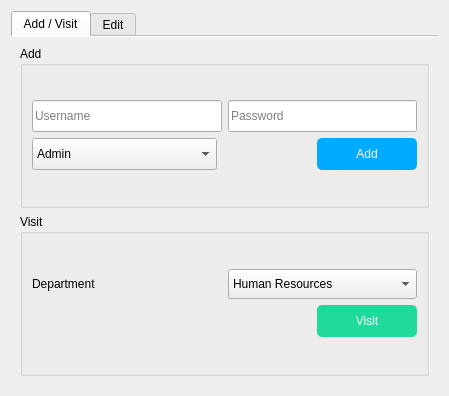
<?xml version="1.0" encoding="UTF-8"?>
<ui version="4.0">
 <class>Admin</class>
 <widget class="QWidget" name="Admin">
  <property name="geometry">
   <rect>
    <x>0</x>
    <y>0</y>
    <width>449</width>
    <height>396</height>
   </rect>
  </property>
  <property name="windowTitle">
   <string>Form</string>
  </property>
  <layout class="QGridLayout" name="gridLayout">
   <item row="0" column="0">
    <widget class="QTabWidget" name="tabWidget">
     <property name="styleSheet">
      <string notr="true">
*
{
font: 75 14pt &quot;Calibri&quot;;
}
QLineEdit
{
font: 12pt &quot;Calibri&quot;;
}
QComboBox
{
font: 12pt &quot;Calibri&quot;;
}</string>
     </property>
     <property name="currentIndex">
      <number>0</number>
     </property>
     <property name="documentMode">
      <bool>true</bool>
     </property>
     <widget class="QWidget" name="tab">
      <attribute name="title">
       <string>Add / Visit</string>
      </attribute>
      <layout class="QGridLayout" name="gridLayout_4">
       <item row="0" column="0">
        <layout class="QVBoxLayout" name="verticalLayout">
         <item>
          <widget class="QGroupBox" name="groupBox">
           <property name="styleSheet">
            <string notr="true"/>
           </property>
           <property name="title">
            <string>Add</string>
           </property>
           <layout class="QGridLayout" name="gridLayout_3">
            <item row="0" column="0">
             <layout class="QVBoxLayout" name="verticalLayout_2">
              <item>
               <layout class="QHBoxLayout" name="horizontalLayout_3">
                <item>
                 <widget class="QLineEdit" name="nameLineEdit">
                  <property name="minimumSize">
                   <size>
                    <width>35</width>
                    <height>32</height>
                   </size>
                  </property>
                  <property name="placeholderText">
                   <string>Username</string>
                  </property>
                 </widget>
                </item>
                <item>
                 <widget class="QLineEdit" name="passLineEdit">
                  <property name="minimumSize">
                   <size>
                    <width>0</width>
                    <height>32</height>
                   </size>
                  </property>
                  <property name="placeholderText">
                   <string>Password</string>
                  </property>
                 </widget>
                </item>
               </layout>
              </item>
              <item>
               <layout class="QHBoxLayout" name="horizontalLayout_4">
                <item>
                 <widget class="QComboBox" name="roleComboBox">
                  <property name="minimumSize">
                   <size>
                    <width>185</width>
                    <height>32</height>
                   </size>
                  </property>
                  <item>
                   <property name="text">
                    <string>Admin</string>
                   </property>
                  </item>
                  <item>
                   <property name="text">
                    <string>HR</string>
                   </property>
                  </item>
                  <item>
                   <property name="text">
                    <string>Sales</string>
                   </property>
                  </item>
                  <item>
                   <property name="text">
                    <string>Workshop</string>
                   </property>
                  </item>
                  <item>
                   <property name="text">
                    <string>Parts Store</string>
                   </property>
                  </item>
                 </widget>
                </item>
                <item>
                 <spacer name="horizontalSpacer_2">
                  <property name="orientation">
                   <enum>Qt::Horizontal</enum>
                  </property>
                  <property name="sizeHint" stdset="0">
                   <size>
                    <width>40</width>
                    <height>20</height>
                   </size>
                  </property>
                 </spacer>
                </item>
                <item>
                 <widget class="QPushButton" name="addPushButton">
                  <property name="minimumSize">
                   <size>
                    <width>100</width>
                    <height>32</height>
                   </size>
                  </property>
                  <property name="maximumSize">
                   <size>
                    <width>100</width>
                    <height>16777215</height>
                   </size>
                  </property>
                  <property name="styleSheet">
                   <string notr="true">QPushButton:hover
{
background-color: rgb(0, 85, 255);

}

QPushButton 
{
     font: 75  14pt &quot;Calibri&quot;;
	background-color: rgb(0, 170, 255);
	
	color: rgb(255, 255, 255);

	border-radius: 5px;
}</string>
                  </property>
                  <property name="text">
                   <string>Add</string>
                  </property>
                 </widget>
                </item>
               </layout>
              </item>
             </layout>
            </item>
           </layout>
          </widget>
         </item>
         <item>
          <widget class="QGroupBox" name="groupBox_2">
           <property name="styleSheet">
            <string notr="true"/>
           </property>
           <property name="title">
            <string>Visit</string>
           </property>
           <layout class="QGridLayout" name="gridLayout_5">
            <item row="0" column="0">
             <layout class="QVBoxLayout" name="verticalLayout_3">
              <item>
               <layout class="QHBoxLayout" name="horizontalLayout">
                <item>
                 <widget class="QLabel" name="label">
                  <property name="text">
                   <string>Department</string>
                  </property>
                 </widget>
                </item>
                <item>
                 <widget class="QComboBox" name="comboBox">
                  <property name="minimumSize">
                   <size>
                    <width>0</width>
                    <height>30</height>
                   </size>
                  </property>
                  <item>
                   <property name="text">
                    <string>Human Resources</string>
                   </property>
                  </item>
                  <item>
                   <property name="text">
                    <string>Workshop</string>
                   </property>
                  </item>
                  <item>
                   <property name="text">
                    <string>Sales</string>
                   </property>
                  </item>
                  <item>
                   <property name="text">
                    <string>Parts Store</string>
                   </property>
                  </item>
                  <item>
                   <property name="text">
                    <string>Parts Processing</string>
                   </property>
                  </item>
                  <item>
                   <property name="text">
                    <string>Analysis</string>
                   </property>
                  </item>
                 </widget>
                </item>
               </layout>
              </item>
              <item>
               <layout class="QHBoxLayout" name="horizontalLayout_2">
                <item>
                 <spacer name="horizontalSpacer">
                  <property name="orientation">
                   <enum>Qt::Horizontal</enum>
                  </property>
                  <property name="sizeHint" stdset="0">
                   <size>
                    <width>40</width>
                    <height>20</height>
                   </size>
                  </property>
                 </spacer>
                </item>
                <item>
                 <widget class="QPushButton" name="okPushButton">
                  <property name="minimumSize">
                   <size>
                    <width>100</width>
                    <height>32</height>
                   </size>
                  </property>
                  <property name="styleSheet">
                   <string notr="true">QPushButton:hover
{
background-color: rgb(0, 85, 255);

}

QPushButton 
{
     font: 75  14pt &quot;Calibri&quot;;
	background-color: #1FDA9A;
	
	color: rgb(255, 255, 255);

	border-radius: 5px;

}</string>
                  </property>
                  <property name="text">
                   <string>Visit</string>
                  </property>
                 </widget>
                </item>
               </layout>
              </item>
             </layout>
            </item>
           </layout>
          </widget>
         </item>
        </layout>
       </item>
      </layout>
     </widget>
     <widget class="QWidget" name="tab_2">
      <attribute name="title">
       <string>Edit</string>
      </attribute>
      <layout class="QGridLayout" name="gridLayout_2">
       <item row="0" column="0">
        <layout class="QVBoxLayout" name="verticalLayout_4">
         <item>
          <widget class="QTableView" name="tableView"/>
         </item>
         <item>
          <layout class="QHBoxLayout" name="horizontalLayout_5">
           <item>
            <spacer name="horizontalSpacer_3">
             <property name="orientation">
              <enum>Qt::Horizontal</enum>
             </property>
             <property name="sizeHint" stdset="0">
              <size>
               <width>40</width>
               <height>20</height>
              </size>
             </property>
            </spacer>
           </item>
           <item>
            <widget class="QPushButton" name="removePushButton">
             <property name="minimumSize">
              <size>
               <width>100</width>
               <height>32</height>
              </size>
             </property>
             <property name="styleSheet">
              <string notr="true">QPushButton:disabled {
	
	background-color: rgb(198, 198, 198);
}
QPushButton:hover
{
background-color: rgb(182, 0, 0);

}

QPushButton 
{
     font: 75  14pt &quot;Calibri&quot;;
	background-color: rgbrgb(255, 0, 0);
	
	color: rgb(255, 255, 255);

	border-radius: 5px;
}</string>
             </property>
             <property name="text">
              <string>Remove</string>
             </property>
            </widget>
           </item>
          </layout>
         </item>
        </layout>
       </item>
      </layout>
     </widget>
    </widget>
   </item>
  </layout>
 </widget>
 <resources/>
 <connections/>
</ui>
